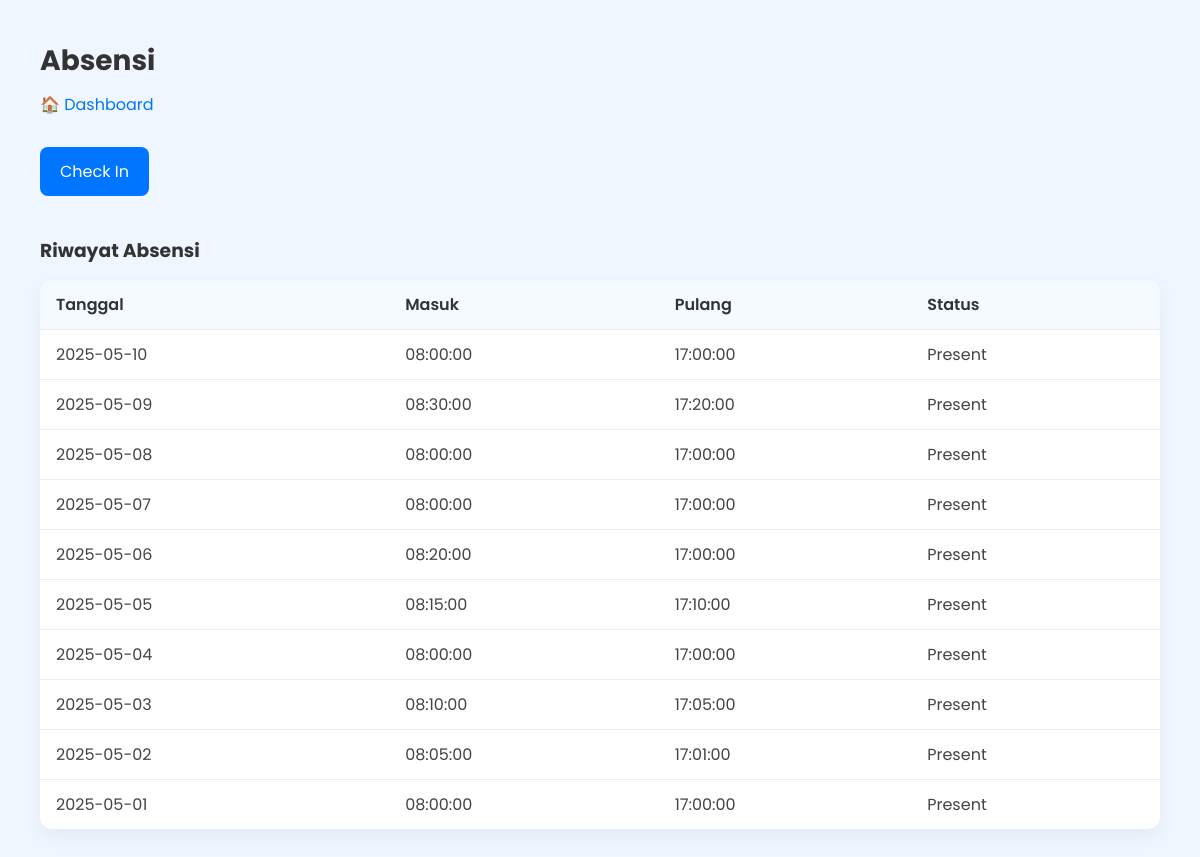
Page /user/attendance.php (signed in) on the committed database.
### tables this page shows
CREATE TABLE attendance (
    id INT AUTO_INCREMENT PRIMARY KEY,
    employee_id INT NOT NULL,
    date DATE NOT NULL,
    time_in TIME,
    time_out TIME,
    status ENUM('Present', 'Absent', 'Leave') DEFAULT 'Present',
    FOREIGN KEY (employee_id) REFERENCES employees(id)
);

### user/attendance.php (the view, shortened to what this page needs)
<?php
include '../config/db.php';
$user_id = $_SESSION['user_id'];
$tanggal = date('Y-m-d');
$check = $conn->query("SELECT * FROM attendance WHERE employee_id=$user_id AND date='$tanggal'");
$data = $conn->query("SELECT * FROM attendance WHERE employee_id=$user_id ORDER BY date DESC");
?>
<!DOCTYPE html>
<html lang="id">
<head>
</head>
<body>
    <h2>Absensi</h2>
    <a href="dashboard.php">🏠 Dashboard</a>
    <form method="POST">
        <?php if ($check->num_rows == 0): ?>
            <button name="check_in">Check In</button>
        <?php endif; ?>
    </form>
    <h3>Riwayat Absensi</h3>
    <table>
        <tr>
            <th>Tanggal</th>
            <th>Masuk</th>
            <th>Pulang</th>
            <th>Status</th>
        </tr>
        <?php while ($row = $data->fetch_assoc()): ?>
            <tr>
                <td><?= $row['date'] ?></td>
                <td><?= $row['time_in'] ?: '-' ?></td>
                <td><?= $row['time_out'] ?: '-' ?></td>
                <td><?= $row['status'] ?: '-' ?></td>
            </tr>
        <?php endwhile; ?>
    </table>
</body>
</html>

### user/attendance.php (style rules this page uses)
* { font-family: 'Poppins', sans-serif; box-sizing: border-box; margin: 0; padding: 0; }
body { background-color: #f0f6ff; padding: 40px; color: #333; }
h2 { font-size: 28px; margin-bottom: 10px; }
h3 { margin-top: 40px; margin-bottom: 15px; }
a { display: inline-block; margin-bottom: 30px; color: #0075FF; text-decoration: none; }
form { margin-bottom: 30px; }
button { background-color: #0075FF; color: white; border: none; padding: 12px 20px; border-radius: 8px; font-size: 16px; cursor: pointer; transition: background-color 0.3s ease; }
table { width: 100%; border-collapse: collapse; background-color: white; border-radius: 12px; box-shadow: 0 8px 20px rgba(0, 0, 0, 0.05); overflow: hidden; }
th, td { padding: 12px 16px; text-align: left; border-bottom: 1px solid #eee; }
th { background-color: #f5faff; font-weight: 600; }
tr:last-child td { border-bottom: none; }
td { color: #444; }

### rows in the picture
attendance: date "2025-05-10", time_in "08:00:00", time_out "17:00:00", status "Present"
attendance: date "2025-05-09", time_in "08:30:00", time_out "17:20:00", status "Present"
attendance: date "2025-05-08", time_in "08:00:00", time_out "17:00:00", status "Present"
attendance: date "2025-05-07", time_in "08:00:00", time_out "17:00:00", status "Present"
attendance: date "2025-05-06", time_in "08:20:00", time_out "17:00:00", status "Present"
attendance: date "2025-05-05", time_in "08:15:00", time_out "17:10:00", status "Present"
attendance: date "2025-05-04", time_in "08:00:00", time_out "17:00:00", status "Present"
attendance: date "2025-05-03", time_in "08:10:00", time_out "17:05:00", status "Present"
attendance: date "2025-05-02", time_in "08:05:00", time_out "17:01:00", status "Present"
attendance: date "2025-05-01", time_in "08:00:00", time_out "17:00:00", status "Present"
